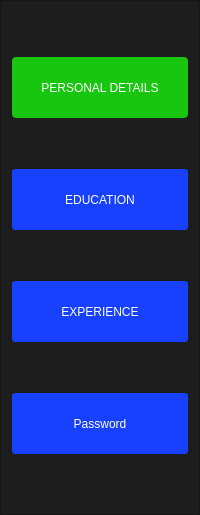
             <widget class="QFrame" name="frame_32">
              <property name="minimumSize">
               <size>
                <width>190</width>
                <height>515</height>
               </size>
              </property>
              <property name="maximumSize">
               <size>
                <width>200</width>
                <height>16777215</height>
               </size>
              </property>
              <property name="styleSheet">
               <string notr="true">background-color: rgb(29, 29, 29);</string>
              </property>
              <property name="frameShape">
               <enum>QFrame::StyledPanel</enum>
              </property>
              <property name="frameShadow">
               <enum>QFrame::Raised</enum>
              </property>
              <layout class="QVBoxLayout" name="verticalLayout">
               <item>
                <widget class="QLabel" name="label_61">
                 <property name="minimumSize">
                  <size>
                   <width>171</width>
                   <height>61</height>
                  </size>
                 </property>
                 <property name="maximumSize">
                  <size>
                   <width>181</width>
                   <height>61</height>
                  </size>
                 </property>
                 <property name="styleSheet">
                  <string notr="true">color:rgb(255, 255, 255);
background-color: rgb(24, 197, 15);
border-radius:4px</string>
                 </property>
                 <property name="text">
                  <string>PERSONAL DETAILS</string>
                 </property>
                 <property name="alignment">
                  <set>Qt::AlignCenter</set>
                 </property>
                </widget>
               </item>
               <item>
                <widget class="QLabel" name="label_62">
                 <property name="minimumSize">
                  <size>
                   <width>171</width>
                   <height>61</height>
                  </size>
                 </property>
                 <property name="maximumSize">
                  <size>
                   <width>181</width>
                   <height>61</height>
                  </size>
                 </property>
                 <property name="styleSheet">
                  <string notr="true">color:rgb(255, 255, 255);
background-color: rgb(23, 65, 255);
border-radius:3px;
</string>
                 </property>
                 <property name="text">
                  <string>EDUCATION</string>
                 </property>
                 <property name="alignment">
                  <set>Qt::AlignCenter</set>
                 </property>
                </widget>
               </item>
               <item>
                <widget class="QLabel" name="label_63">
                 <property name="minimumSize">
                  <size>
                   <width>171</width>
                   <height>61</height>
                  </size>
                 </property>
                 <property name="maximumSize">
                  <size>
                   <width>181</width>
                   <height>61</height>
                  </size>
                 </property>
                 <property name="styleSheet">
                  <string notr="true">color:rgb(255, 255, 255);
background-color: rgb(23, 65, 255);
border-radius:3px;
</string>
                 </property>
                 <property name="text">
                  <string>EXPERIENCE</string>
                 </property>
                 <property name="alignment">
                  <set>Qt::AlignCenter</set>
                 </property>
                </widget>
               </item>
               <item>
                <widget class="QLabel" name="label_64">
                 <property name="minimumSize">
                  <size>
                   <width>171</width>
                   <height>61</height>
                  </size>
                 </property>
                 <property name="maximumSize">
                  <size>
                   <width>181</width>
                   <height>61</height>
                  </size>
                 </property>
                 <property name="styleSheet">
                  <string notr="true">color:rgb(255, 255, 255);
background-color: rgb(23, 65, 255);
border-radius:3px;
</string>
                 </property>
                 <property name="text">
                  <string>Password</string>
                 </property>
                 <property name="alignment">
                  <set>Qt::AlignCenter</set>
                 </property>
                </widget>
               </item>
              </layout>
             </widget>
